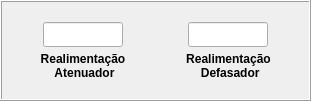
           <widget class="QFrame" name="frame">
            <property name="minimumSize">
             <size>
              <width>311</width>
              <height>101</height>
             </size>
            </property>
            <property name="maximumSize">
             <size>
              <width>311</width>
              <height>101</height>
             </size>
            </property>
            <property name="frameShape">
             <enum>QFrame::Box</enum>
            </property>
            <property name="frameShadow">
             <enum>QFrame::Raised</enum>
            </property>
            <layout class="QHBoxLayout" name="horizontalLayout_26">
             <item>
              <widget class="QWidget" name="widget_3" native="true">
               <layout class="QVBoxLayout" name="verticalLayout_26">
                <item>
                 <layout class="QVBoxLayout" name="verticalLayout_25">
                  <item alignment="Qt::AlignHCenter">
                   <widget class="PyDMLineEdit" name="PyDMLineEdit_4">
                    <property name="minimumSize">
                     <size>
                      <width>80</width>
                      <height>25</height>
                     </size>
                    </property>
                    <property name="maximumSize">
                     <size>
                      <width>80</width>
                      <height>25</height>
                     </size>
                    </property>
                    <property name="toolTip">
                     <string/>
                    </property>
                    <property name="whatsThis">
                     <string>
    Writeable text field to send and display channel values
    </string>
                    </property>
                   </widget>
                  </item>
                  <item>
                   <widget class="QLabel" name="label_4">
                    <property name="font">
                     <font>
                      <weight>75</weight>
                      <bold>true</bold>
                     </font>
                    </property>
                    <property name="text">
                     <string>Realimentação 
 Atenuador</string>
                    </property>
                    <property name="alignment">
                     <set>Qt::AlignCenter</set>
                    </property>
                   </widget>
                  </item>
                 </layout>
                </item>
               </layout>
              </widget>
             </item>
             <item>
              <widget class="QWidget" name="widget_4" native="true">
               <layout class="QVBoxLayout" name="verticalLayout_31">
                <item>
                 <layout class="QVBoxLayout" name="verticalLayout_30">
                  <item alignment="Qt::AlignHCenter">
                   <widget class="PyDMLineEdit" name="PyDMLineEdit_15">
                    <property name="minimumSize">
                     <size>
                      <width>80</width>
                      <height>25</height>
                     </size>
                    </property>
                    <property name="maximumSize">
                     <size>
                      <width>80</width>
                      <height>25</height>
                     </size>
                    </property>
                    <property name="toolTip">
                     <string/>
                    </property>
                    <property name="whatsThis">
                     <string>
    Writeable text field to send and display channel values
    </string>
                    </property>
                   </widget>
                  </item>
                  <item>
                   <widget class="QLabel" name="label_5">
                    <property name="font">
                     <font>
                      <weight>75</weight>
                      <bold>true</bold>
                     </font>
                    </property>
                    <property name="text">
                     <string>Realimentação 
 Defasador</string>
                    </property>
                    <property name="alignment">
                     <set>Qt::AlignCenter</set>
                    </property>
                   </widget>
                  </item>
                 </layout>
                </item>
               </layout>
              </widget>
             </item>
            </layout>
           </widget>
